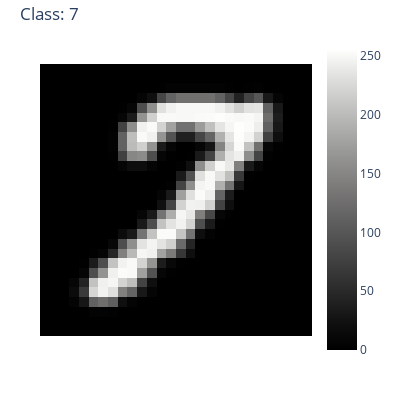

The notebook cell saved with this chart:
### Code cell
np.set_printoptions(linewidth=150)
print('Label:', dataset.digit_classes[dataset.digit_labels[800] - 27])
print('Matrix:\n', dataset.digit_images[800].numpy()[0].T)
plot_sample_image(digit_classes=dataset.digit_classes, digit_images=dataset.digit_images, digit_labels=dataset.digit_labels, img_idx=800, is_char=False)

### Figure 1 — Plotly figure (JSON) as saved in the notebook; plotly's stock layout.template omitted (floating-point values rounded to 4 significant figures; data arrays with more than 128 entries replaced by an {"elided": "..."} marker saying what was removed)
{"data": [{"coloraxis": "coloraxis", "hovertemplate": "x: %{x}<br>y: %{y}<br>color: %{z}<extra></extra>", "name": "0", "type": "heatmap", "xaxis": "x", "yaxis": "y", "z": {"elided": "28x28 int values"}}], "layout": {"coloraxis": {"colorscale": [[0, "rgb(0, 0, 0)"], [0.09091, "rgb(16, 16, 16)"], [0.1818, "rgb(38, 38, 38)"], [0.2727, "rgb(59, 59, 59)"], [0.3636, "rgb(81, 80, 80)"], [0.4545, "rgb(102, 101, 101)"], [0.5455, "rgb(124, 123, 122)"], [0.6364, "rgb(146, 146, 145)"], [0.7273, "rgb(171, 171, 170)"], [0.8182, "rgb(197, 197, 195)"], [0.9091, "rgb(224, 224, 223)"], [1, "rgb(254, 254, 253)"]]}, "height": 400, "margin": {"b": 40, "l": 40, "r": 40, "t": 40}, "title": {"text": "Class: 7"}, "width": 400, "xaxis": {"anchor": "y", "constrain": "domain", "domain": [0, 1], "scaleanchor": "y", "showticklabels": false}, "yaxis": {"anchor": "x", "autorange": "reversed", "constrain": "domain", "domain": [0, 1], "showticklabels": false}}}
